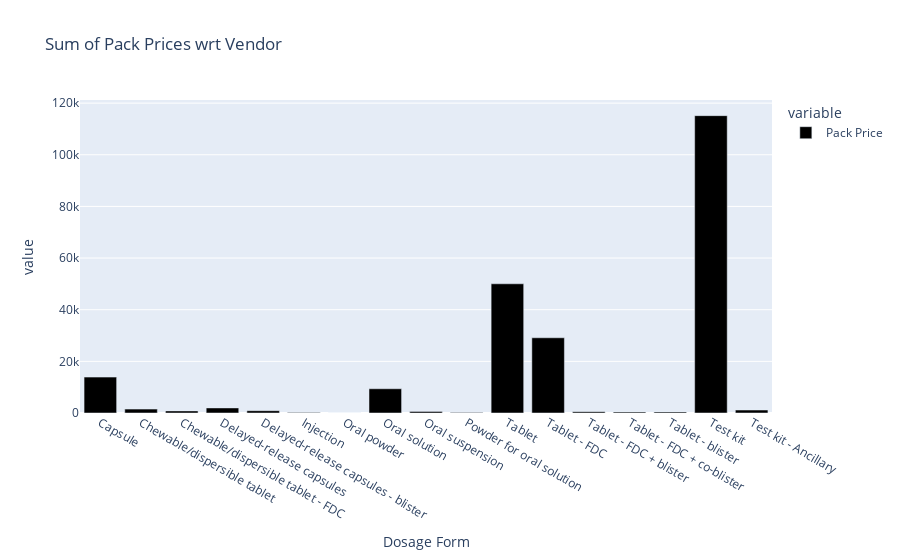

The notebook cell this image was saved under:
### Markdown cell above
#### Q2 Which Dosage Form has maximum Pack Price or maximum shipped in terms of price ?

### Code cell
px.bar(df.groupby('Dosage Form')['Pack Price'].sum(), title='Sum of Pack Prices wrt Vendor',color_discrete_sequence =['black']*3)

### Figure 1 — Plotly figure (JSON) as saved in the notebook; plotly's stock layout.template omitted (floating-point values rounded to 4 significant figures)
{"data": [{"alignmentgroup": "True", "hovertemplate": "variable=Pack Price<br>Dosage Form=%{x}<br>value=%{y}<extra></extra>", "legendgroup": "Pack Price", "marker": {"color": "black"}, "name": "Pack Price", "offsetgroup": "Pack Price", "orientation": "v", "showlegend": true, "textposition": "auto", "type": "bar", "x": ["Capsule", "Chewable/dispersible tablet", "Chewable/dispersible tablet - FDC", "Delayed-release capsules", "Delayed-release capsules - blister", "Injection", "Oral powder", "Oral solution", "Oral suspension", "Powder for oral solution", "Tablet", "Tablet - FDC", "Tablet - FDC + blister", "Tablet - FDC + co-blister", "Tablet - blister", "Test kit", "Test kit - Ancillary"], "xaxis": "x", "y": [13900.0, 1504.0, 807.0, 1964.0, 894.4, 154.5, 36.69, 9387.0, 629.1, 163.8, 50040.0, 29140.0, 504.9, 375.4, 414.3, 115200.0, 1146.0], "yaxis": "y"}], "layout": {"barmode": "relative", "legend": {"title": {"text": "variable"}, "tracegroupgap": 0}, "title": {"text": "Sum of Pack Prices wrt Vendor"}, "xaxis": {"anchor": "y", "domain": [0, 1], "title": {"text": "Dosage Form"}}, "yaxis": {"anchor": "x", "domain": [0, 1], "title": {"text": "value"}}}}
